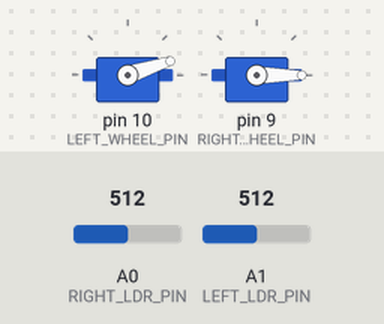
Simulated run of this sketch. Board: Arduino Uno, built with avr-gcc and run on an emulated ATmega328P. Shown: 2 × servo. The inputs (shaded band) are chosen by the test bench; at power-on: A0 (RIGHT_LDR_PIN) = 512, A1 (LEFT_LDR_PIN) = 512.

Above: at 0.15 s.
At 1.07 s:
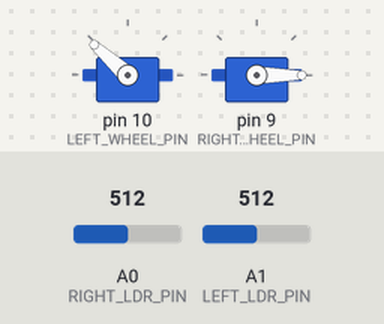
At 9.57 s:
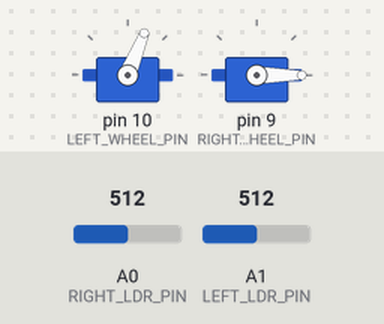
At 18.5 s:
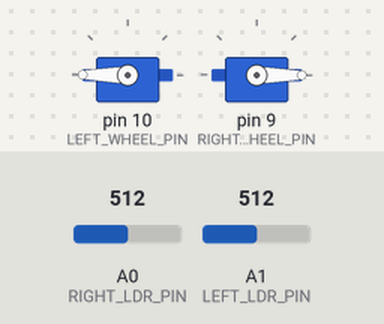
Timing chart, 0 to 20.0 s (numbered marks = the images above):
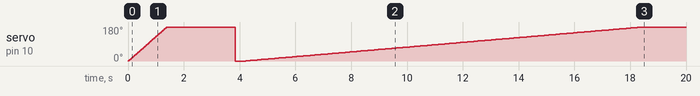

The sketch:

sigue_luz.ino
```cpp
// Sweep
// por BARRAGAN <http://barraganstudio.com>

#include <Servo.h>

#define LEFT_WHEEL_PIN  10
#define RIGHT_WHEEL_PIN  9
#define LEFT_LDR_PIN  1
#define RIGHT_LDR_PIN  0

Servo left_wheel;  // crea un objeto tipo servo para controlar el servo
Servo right_wheel;  // crea un objeto tipo servo para controlar el servo

int left_pos = 0;    // variable para almacenar la posición del servo
int left_vel = 1;
int right_pos = 0;    // variable para almacenar la posición del servo
int right_vel = 0;

void setup()
{
  left_wheel.attach( LEFT_WHEEL_PIN );  // liga el servo conectado en el pin 9 al objeto servo
  right_wheel.attach( RIGHT_WHEEL_PIN );  // liga el servo conectado en el pin 9 al objeto servo
}

int left_ldr = 0;
int right_ldr = 0;

void loop()
{
  left_ldr = analogRead( LEFT_LDR_PIN );
  right_ldr = analogRead( RIGHT_LDR_PIN );

  left_wheel.write( left_pos );
//  left_vel = left_ldr;
  left_vel = 2;
  left_pos += left_vel;

  right_wheel.write( right_pos );
//  left_vel = left_ldr;
  right_vel = -2;
  right_pos += right_vel;

  delay(15);                       // espera 15 ms para dar tiempo al servo a llegar a la nueva posición

}
```
